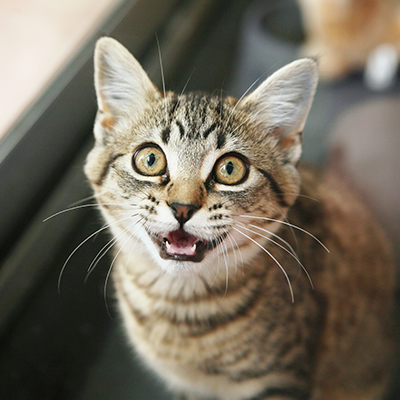
#> input picture Day-6/cat1.jpg, 400 x 400 px, found by its file name
$ python 5-projective.py
#> lines starting #> are read from the running program, lines starting #| are printed output that depends on the picture
### Day-6/base_transform.py
import cv2
import numpy as np

def load_image(path):
#> called with path = 'Day-6/cat1.jpg'
    img = cv2.imread(path)
#> img is the input picture: shape (400, 400, 3); mean B, G, R 93.9, 108.6, 116.5
    if img is None:
        raise FileNotFoundError(f"Image not found at {path}")
    return img

# [8 lines of commented-out code are left out]

def apply_transform(img, matrix):
    """
    Applies a 3x3 transformation matrix to an image.
    Uses cv2.warpPerspective to support all transforms.
    """
    rows, cols = img.shape[:2]
    transformed_img = cv2.warpPerspective(img, matrix, (cols, rows))
    return transformed_img

### Day-6/5-projective.py
from base_transform import load_image, apply_transform
import numpy as np
import cv2
import matplotlib.pyplot as plt

def projective_transform(img, src_pts, dst_pts):
    """
    src_pts and dst_pts are 4x2 arrays representing
    source and destination quadrilaterals.
    """
    H, _ = cv2.findHomography(src_pts, dst_pts)
    return apply_transform(img, H)

if __name__ == "__main__":
    img = load_image('Day-6/cat1.jpg')
    img_rgb = cv2.cvtColor(img, cv2.COLOR_BGR2RGB)
    rows, cols = img.shape[:2]
#> rows = 400; cols = 400

    # Source points (corners of the image)
    src_points = np.array([
        [0, 0],
        [cols - 1, 0],
        [cols - 1, rows - 1],
        [0, rows - 1]
    ], dtype=np.float32)
#> src_points = [[0, 0], [399, 0], [399, 399], [0, 399]]

# Define 4 destination points (where we want the above points to map)
    dst_points = np.array([
        [0, 0],
        [cols*0.8, rows*0.2],
        [cols*0.7, rows*0.9],
        [cols*0.2, rows*0.8]
    ], dtype=np.float32)

    transformed = projective_transform(img_rgb, src_points, dst_points)
#> in apply_transform, `transformed_img = cv2.warpPerspective(img, matrix, (cols, rows))`:
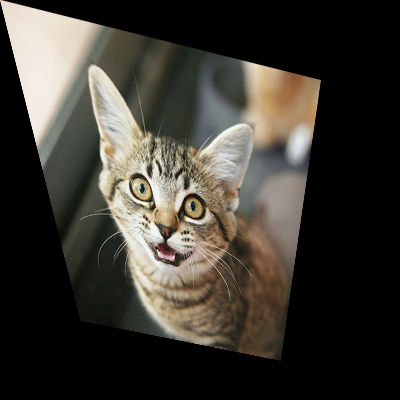
#> transformed_img: shape (400, 400, 3); mean R, G, B 60.4, 56.9, 49.9
    #transformed_rgb = cv2.cvtColor(transformed, cv2.COLOR_BGR2RGB)

    # Show original and warped images side by side
    plt.subplot(1, 2, 1)
    plt.title('Original Image')
    plt.imshow(img_rgb)
    plt.scatter(src_points[:, 0], src_points[:, 1], c='red', marker='o')
    plt.axis('off')

    plt.subplot(1, 2, 2)
    plt.title('Warped Image')
    plt.imshow(transformed)
    plt.scatter(dst_points[:, 0], dst_points[:, 1], c='red', marker='o')
    plt.axis('off')

    plt.show()
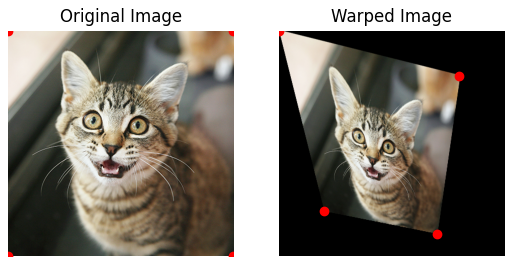
#> figure drawn by matplotlib, 2 panels
#     cv2.imshow("Projective Transform", transformed)
#     cv2.waitKey(0)
#     cv2.destroyAllWindows()
